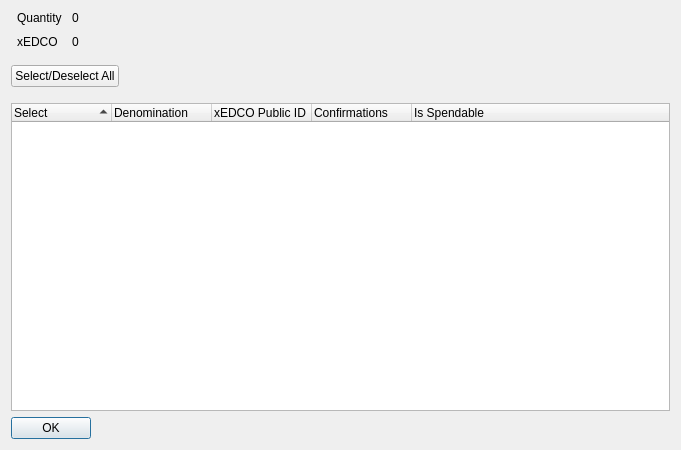
<?xml version="1.0" encoding="UTF-8"?>
<ui version="4.0">
 <class>XIONControlDialog</class>
 <widget class="QDialog" name="XIONControlDialog">
  <property name="geometry">
   <rect>
    <x>0</x>
    <y>0</y>
    <width>681</width>
    <height>450</height>
   </rect>
  </property>
  <property name="minimumSize">
   <size>
    <width>681</width>
    <height>450</height>
   </size>
  </property>
  <property name="windowTitle">
   <string>Select xEDCO to Spend</string>
  </property>
  <layout class="QVBoxLayout" name="verticalLayout" stretch="0,0,0,0">
   <item>
    <layout class="QHBoxLayout" name="horizontalLayout" stretch="0,0">
     <property name="spacing">
      <number>-1</number>
     </property>
     <property name="bottomMargin">
      <number>10</number>
     </property>
     <item>
      <layout class="QFormLayout" name="formLayout">
       <property name="horizontalSpacing">
        <number>10</number>
       </property>
       <property name="verticalSpacing">
        <number>10</number>
       </property>
       <property name="leftMargin">
        <number>6</number>
       </property>
       <property name="rightMargin">
        <number>6</number>
       </property>
       <item row="0" column="0">
        <widget class="QLabel" name="labelQuantity">
         <property name="text">
          <string>Quantity</string>
         </property>
        </widget>
       </item>
       <item row="0" column="1">
        <widget class="QLabel" name="labelQuantity_int">
         <property name="text">
          <string>0</string>
         </property>
        </widget>
       </item>
       <item row="1" column="0">
        <widget class="QLabel" name="labelXION">
         <property name="text">
          <string>xEDCO</string>
         </property>
        </widget>
       </item>
       <item row="1" column="1">
        <widget class="QLabel" name="labelXION_int">
         <property name="text">
          <string>0</string>
         </property>
        </widget>
       </item>
      </layout>
     </item>
     <item>
      <spacer name="horizontalSpacer_2">
       <property name="orientation">
        <enum>Qt::Horizontal</enum>
       </property>
       <property name="sizeHint" stdset="0">
        <size>
         <width>40</width>
         <height>20</height>
        </size>
       </property>
      </spacer>
     </item>
    </layout>
   </item>
   <item>
    <layout class="QHBoxLayout" name="horizontalLayout3" stretch="0,0">
     <property name="spacing">
      <number>14</number>
     </property>
     <property name="bottomMargin">
      <number>10</number>
     </property>
     <item>
      <widget class="QPushButton" name="pushButtonAll">
       <property name="text">
        <string>Select/Deselect All</string>
       </property>
      </widget>
     </item>
     <item>
      <spacer name="horizontalSpacer">
       <property name="orientation">
        <enum>Qt::Horizontal</enum>
       </property>
       <property name="sizeHint" stdset="0">
        <size>
         <width>40</width>
         <height>20</height>
        </size>
       </property>
      </spacer>
     </item>
    </layout>
   </item>
   <item>
    <widget class="QTreeWidget" name="treeWidget">
     <property name="sizePolicy">
      <sizepolicy hsizetype="Expanding" vsizetype="Expanding">
       <horstretch>0</horstretch>
       <verstretch>0</verstretch>
      </sizepolicy>
     </property>
     <property name="minimumSize">
      <size>
       <width>0</width>
       <height>250</height>
      </size>
     </property>
     <property name="alternatingRowColors">
      <bool>true</bool>
     </property>
     <property name="sortingEnabled">
      <bool>true</bool>
     </property>
     <property name="columnCount">
      <number>5</number>
     </property>
     <attribute name="headerDefaultSectionSize">
      <number>100</number>
     </attribute>
     <column>
      <property name="text">
       <string notr="true">Select</string>
      </property>
     </column>
     <column>
      <property name="text">
       <string notr="true">Denomination</string>
      </property>
     </column>
     <column>
      <property name="text">
       <string notr="true">xEDCO Public ID</string>
      </property>
     </column>
     <column>
      <property name="text">
       <string notr="true">Confirmations</string>
      </property>
     </column>
     <column>
      <property name="text">
       <string>Is Spendable</string>
      </property>
     </column>
    </widget>
   </item>
   <item>
    <widget class="QDialogButtonBox" name="buttonBox">
     <property name="sizePolicy">
      <sizepolicy hsizetype="Maximum" vsizetype="Fixed">
       <horstretch>0</horstretch>
       <verstretch>0</verstretch>
      </sizepolicy>
     </property>
     <property name="orientation">
      <enum>Qt::Horizontal</enum>
     </property>
     <property name="standardButtons">
      <set>QDialogButtonBox::Ok</set>
     </property>
    </widget>
   </item>
  </layout>
 </widget>
 <resources/>
 <connections>
  <connection>
   <sender>buttonBox</sender>
   <signal>accepted()</signal>
   <receiver>XIONControlDialog</receiver>
   <slot>accept()</slot>
   <hints>
    <hint type="sourcelabel">
     <x>248</x>
     <y>254</y>
    </hint>
    <hint type="destinationlabel">
     <x>157</x>
     <y>274</y>
    </hint>
   </hints>
  </connection>
  <connection>
   <sender>buttonBox</sender>
   <signal>rejected()</signal>
   <receiver>XIONControlDialog</receiver>
   <slot>reject()</slot>
   <hints>
    <hint type="sourcelabel">
     <x>316</x>
     <y>260</y>
    </hint>
    <hint type="destinationlabel">
     <x>286</x>
     <y>274</y>
    </hint>
   </hints>
  </connection>
 </connections>
</ui>
